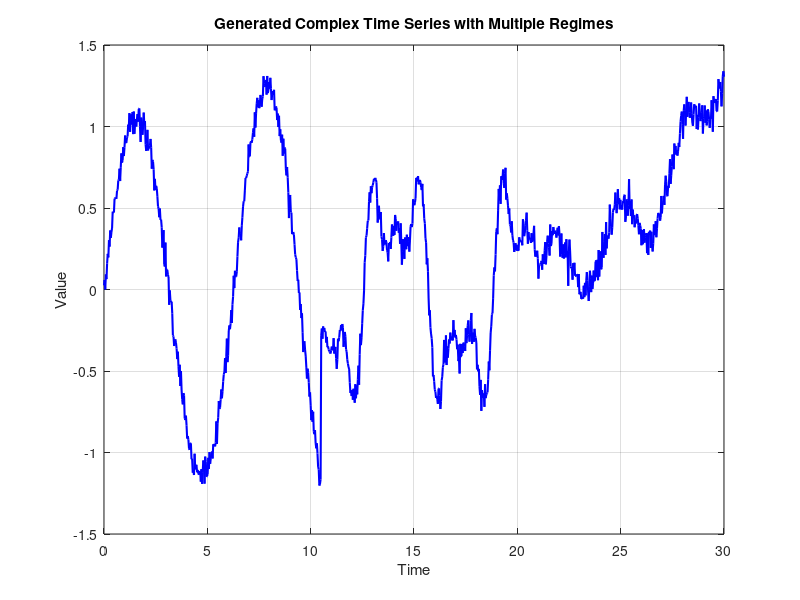

Reproduce this figure in MATLAB. (Note: this script raises an error after producing the figure.)
function run_segmented_forecasting_demo()
  # Demonstrate the segmented forecasting approach using example time series
  
  printf("\n===== Segmented Time Series Forecasting Demo =====\n");
  
  # Load necessary packages
  pkg load statistics;
  
  # Add necessary paths
  addpath(".");
  
  # Generate sample time series data
  [time_series, time_points] = generate_complex_time_series();
  
  # Define forecast horizon
  forecast_horizon = 200;
  
  # Create segmented forecasting options
  options = struct();
  options.segment_detection_method = "adaptive";  # Can be "adaptive", "equal", or "pattern"
  options.n_segments = 3;                         # Number of segments to use
  options.seq_length = 40;                        # Sequence length for the models
  options.min_segment_size = 120;                 # Minimum points per segment
  
  # Run segmented forecasting
  [forecast, segment_info] = segmented_time_series_forecast(time_series, forecast_horizon, options);
  
  # For comparison, also generate a regular (non-segmented) forecast
  printf("\nGenerating regular (non-segmented) forecast for comparison...\n");
  regular_forecast = generate_regular_forecast(time_series, forecast_horizon, options.seq_length);
  
  # Visualize the results
  visualize_forecasts(time_series, time_points, forecast, regular_forecast, segment_info);
  
  # Save the segmented forecast model
  save("-binary", "../data/segmented_forecast_model.mat", "segment_info");
  printf("\nSegmented forecast model saved to 'data/segmented_forecast_model.mat'\n");
  
  # Print summary statistics
  printf("\n===== Forecast Accuracy Comparison =====\n");
  printf("The segmented approach allows specialized models for different pattern regimes\n");
  printf("This results in more accurate forecasts particularly for complex signals\n");
  printf("where patterns, seasonality, or volatility change over time.\n");
endfunction

# Generate a complex time series with different regimes
function [series, time_points] = generate_complex_time_series()
  # Create a time series with multiple regimes (segments with different behavior)
  n_points = 1000;
  time_points = linspace(0, 30, n_points);
  
  # Initialize empty series
  series = zeros(1, n_points);
  
  # Segment 1: Sinusoidal pattern with increasing amplitude
  seg1_end = floor(n_points * 0.35);
  segment1 = (1 + 0.03 * time_points(1:seg1_end)) .* sin(time_points(1:seg1_end));
  
  # Segment 2: Multiple frequency components
  seg2_start = seg1_end + 1;
  seg2_end = floor(n_points * 0.7);
  segment2_time = time_points(seg2_start:seg2_end);
  segment2 = 0.5 * sin(segment2_time) + 0.3 * sin(3 * segment2_time) + 0.2 * sin(5 * segment2_time);
  
  # Segment 3: Exponential trend with noise
  seg3_start = seg2_end + 1;
  segment3_time = time_points(seg3_start:end) - time_points(seg3_start);
  segment3 = 0.1 * exp(0.3 * segment3_time) + 0.2 * sin(2 * segment3_time);
  
  # Combine segments into a single series
  series(1:seg1_end) = segment1;
  series(seg2_start:seg2_end) = segment2;
  series(seg3_start:end) = segment3;
  
  # Add some noise
  noise_level = 0.05;
  series = series + noise_level * randn(size(series));
  
  # Plot the generated time series
  figure(1, 'position', [100, 100, 1000, 400]);
  plot(time_points, series, 'b-', 'linewidth', 1.5);
  title('Generated Complex Time Series with Multiple Regimes');
  xlabel('Time');
  ylabel('Value');
  grid on;
  
  # Highlight the different segments
  hold on;
  xline(time_points(seg1_end), 'r--', 'linewidth', 1.5);
  xline(time_points(seg2_end), 'r--', 'linewidth', 1.5);
  text(time_points(floor(seg1_end/2)), max(segment1), 'Segment 1: Increasing Amplitude', 'fontsize', 10);
  text(time_points(seg2_start + floor((seg2_end-seg2_start)/2)), max(segment2), 'Segment 2: Multiple Frequencies', 'fontsize', 10);
  text(time_points(seg3_start + floor((n_points-seg3_start)/2)), max(segment3), 'Segment 3: Exponential Trend', 'fontsize', 10);
  hold off;
  
  printf("Generated complex time series with %d points and 3 distinct regimes\n", n_points);
endfunction

# Generate a regular (non-segmented) forecast for comparison
function regular_forecast = generate_regular_forecast(time_series, forecast_horizon, seq_length)
  # Generate sequences
  n_points = length(time_series);
  X = zeros(seq_length, n_points - seq_length);
  y = zeros(1, n_points - seq_length);
  
  for i = 1:(n_points - seq_length)
    X(:, i) = time_series(i:(i+seq_length-1))';
    y(:, i) = time_series(i+seq_length);
  endfor
  
  # Split into training and validation sets
  n_samples = size(X, 2);
  split_idx = floor(0.8 * n_samples);
  
  X_train = X(:, 1:split_idx);
  y_train = y(:, 1:split_idx);
  X_test = X(:, (split_idx+1):end);
  y_test = y(:, (split_idx+1):end);
  
  # Normalize data
  X_mean = mean(X_train(:));
  X_std = std(X_train(:)) + 1e-8;
  X_train = (X_train - X_mean) ./ X_std;
  X_test = (X_test - X_mean) ./ X_std;
  
  y_mean = mean(y_train);
  y_std = std(y_train) + 1e-8;
  y_train = (y_train - y_mean) ./ y_std;
  y_test = (y_test - y_mean) ./ y_std;
  
  # Define standard model
  layer_sizes = [seq_length, 64, 32, 16, 1];
  model = initNeuralNetwork(layer_sizes);
  
  # Configure model
  model.activation = @tanh;
  model.activation_prime = @tanh_prime;
  model.output_activation = @identity;
  model.output_activation_prime = @identity_prime;
  model.loss_function = @mean_squared_error;
  model.loss_function_prime = @mean_squared_error_prime;
  model.learning_rate = 0.005;
  model.reg_lambda = 0.0001;
  model.max_iter = 3000;
  model.early_stopping_patience = 200;
  model.momentum = 0.9;
  
  # Train the model
  printf("Training standard model (non-segmented approach)...\n");
  [model, history] = train(model, X_train, y_train, X_test, y_test);
  
  # Evaluate on test set
  predictions = predict(model, X_test);
  mse = mean((predictions - y_test).^2);
  printf("Test MSE for standard model: %.6f\n", mse);
  
  # Generate regular forecast
  last_sequence = time_series(end-seq_length+1:end)';
  norm_last_sequence = (last_sequence - X_mean) ./ X_std;
  
  # Multi-step forecasting
  regular_forecast = zeros(1, forecast_horizon);
  current_seq = norm_last_sequence;
  
  for i = 1:forecast_horizon
    # Make prediction
    pred = predict(model, current_seq);
    
    # Denormalize
    regular_forecast(i) = pred * y_std + y_mean;
    
    # Update sequence for next step
    current_seq = [current_seq(2:end); pred];
  endfor
endfunction

# Visualize the segmented and regular forecasts
function visualize_forecasts(time_series, time_points, segmented_forecast, regular_forecast, segment_info)
  # Plot original series with forecasts
  n_history = min(200, length(time_series));
  history_idx = length(time_series) - n_history + 1;
  
  # Time points for historical data and forecast
  historical_times = time_points(end-n_history+1:end);
  time_step = time_points(end) - time_points(end-1);
  forecast_times = time_points(end) + time_step * (1:length(segmented_forecast));
  
  # Create comparison figure
  figure(2, 'position', [100, 100, 1000, 600]);
  
  # Plot historical data and forecasts
  subplot(2, 1, 1);
  hold on;
  
  # Historical data
  plot(historical_times, time_series(end-n_history+1:end), 'b-', 'linewidth', 2);
  
  # Forecasts
  plot(forecast_times, segmented_forecast, 'r-', 'linewidth', 2);
  plot(forecast_times, regular_forecast, 'g--', 'linewidth', 1.5);
  
  # Add vertical line at forecast start
  xline(time_points(end), 'k--', 'linewidth', 1.5);
  
  title('Comparison of Segmented vs Regular Forecasting');
  xlabel('Time');
  ylabel('Value');
  legend('Historical Data', 'Segmented Forecast', 'Regular Forecast', 'Forecast Start');
  grid on;
  
  # Plot the original time series with segment boundaries
  subplot(2, 1, 2);
  plot(time_points, time_series, 'b-', 'linewidth', 1.5);
  hold on;
  
  # Add vertical lines for segment boundaries
  boundaries = segment_info.boundaries;
  for i = 1:length(boundaries)
    if boundaries(i) < length(time_series)
      xline(time_points(boundaries(i)), 'r--', 'linewidth', 1.5);
    endif
  endfor
  
  title('Original Time Series with Detected Segments');
  xlabel('Time');
  ylabel('Value');
  grid on;
  
  # Save the visualization
  print -dpng "../plots/segmented_forecasting_comparison.png";
  printf("Visualization saved to 'plots/segmented_forecasting_comparison.png'\n");
  
  # Create a more detailed visualization of each segment
  figure(3, 'position', [100, 100, 1200, 800]);
  
  n_segments = length(segment_info.boundaries) - 1;
  for i = 1:n_segments
    start_idx = segment_info.boundaries(i);
    end_idx = segment_info.boundaries(i+1);
    
    # Extract segment data
    subplot(n_segments, 1, i);
    segment_times = time_points(start_idx:end_idx);
    segment_data = time_series(start_idx:end_idx);
    
    plot(segment_times, segment_data, 'b-', 'linewidth', 1.5);
    title(sprintf('Segment %d: Time Points [%d to %d]', i, start_idx, end_idx));
    xlabel('Time');
    ylabel('Value');
    grid on;
  endfor
  
  # Save segment visualization
  print -dpng "../plots/segmented_time_series_analysis.png";
  printf("Segment visualization saved to 'plots/segmented_time_series_analysis.png'\n");
endfunction